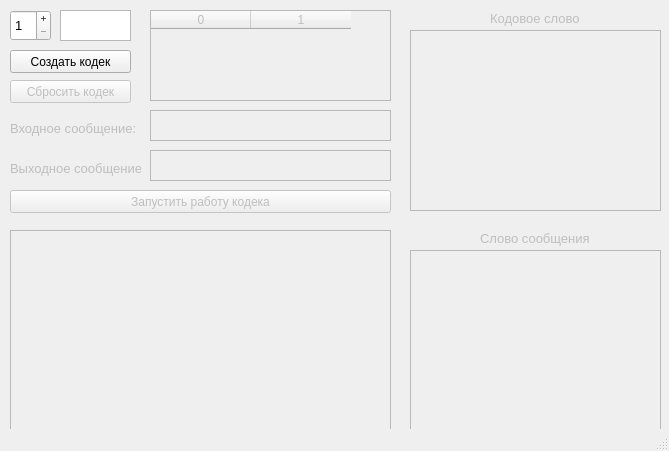
<?xml version="1.0" encoding="UTF-8"?>
<ui version="4.0">
 <class>MainWindow</class>
 <widget class="QMainWindow" name="MainWindow">
  <property name="geometry">
   <rect>
    <x>0</x>
    <y>0</y>
    <width>669</width>
    <height>451</height>
   </rect>
  </property>
  <property name="windowTitle">
   <string>Convolutional codec</string>
  </property>
  <widget class="QWidget" name="centralwidget">
   <widget class="QSpinBox" name="SpinBoxCountOfAdders">
    <property name="geometry">
     <rect>
      <x>10</x>
      <y>10</y>
      <width>41</width>
      <height>31</height>
     </rect>
    </property>
    <property name="font">
     <font>
      <pointsize>10</pointsize>
     </font>
    </property>
    <property name="readOnly">
     <bool>false</bool>
    </property>
    <property name="buttonSymbols">
     <enum>QAbstractSpinBox::PlusMinus</enum>
    </property>
    <property name="keyboardTracking">
     <bool>false</bool>
    </property>
    <property name="minimum">
     <number>1</number>
    </property>
   </widget>
   <widget class="QTextEdit" name="TextEditAddersRegisters">
    <property name="geometry">
     <rect>
      <x>60</x>
      <y>10</y>
      <width>71</width>
      <height>31</height>
     </rect>
    </property>
    <property name="font">
     <font>
      <pointsize>12</pointsize>
     </font>
    </property>
   </widget>
   <widget class="QPushButton" name="PushButtonCreateCodec">
    <property name="geometry">
     <rect>
      <x>10</x>
      <y>50</y>
      <width>121</width>
      <height>23</height>
     </rect>
    </property>
    <property name="text">
     <string>Cоздать кодек</string>
    </property>
   </widget>
   <widget class="QPushButton" name="PushButtonResetCodec">
    <property name="enabled">
     <bool>false</bool>
    </property>
    <property name="geometry">
     <rect>
      <x>10</x>
      <y>80</y>
      <width>121</width>
      <height>23</height>
     </rect>
    </property>
    <property name="text">
     <string>Cбросить кодек</string>
    </property>
   </widget>
   <widget class="QTableWidget" name="TableWidgetDictionaryTransition">
    <property name="enabled">
     <bool>false</bool>
    </property>
    <property name="geometry">
     <rect>
      <x>150</x>
      <y>10</y>
      <width>241</width>
      <height>91</height>
     </rect>
    </property>
    <property name="columnCount">
     <number>2</number>
    </property>
    <attribute name="horizontalHeaderDefaultSectionSize">
     <number>100</number>
    </attribute>
    <attribute name="horizontalHeaderHighlightSections">
     <bool>true</bool>
    </attribute>
    <attribute name="verticalHeaderVisible">
     <bool>true</bool>
    </attribute>
    <column>
     <property name="text">
      <string>0</string>
     </property>
    </column>
    <column>
     <property name="text">
      <string>1</string>
     </property>
    </column>
   </widget>
   <widget class="QTextEdit" name="TextEditInputTextReal">
    <property name="enabled">
     <bool>false</bool>
    </property>
    <property name="geometry">
     <rect>
      <x>150</x>
      <y>110</y>
      <width>241</width>
      <height>31</height>
     </rect>
    </property>
   </widget>
   <widget class="QLabel" name="LabelInputTextReal">
    <property name="enabled">
     <bool>false</bool>
    </property>
    <property name="geometry">
     <rect>
      <x>10</x>
      <y>120</y>
      <width>131</width>
      <height>16</height>
     </rect>
    </property>
    <property name="font">
     <font>
      <pointsize>10</pointsize>
     </font>
    </property>
    <property name="text">
     <string>Входное сообщение:</string>
    </property>
   </widget>
   <widget class="QTextEdit" name="TextEditOutputTextReal">
    <property name="enabled">
     <bool>false</bool>
    </property>
    <property name="geometry">
     <rect>
      <x>150</x>
      <y>150</y>
      <width>241</width>
      <height>31</height>
     </rect>
    </property>
   </widget>
   <widget class="QLabel" name="LabelOutputTextReal">
    <property name="enabled">
     <bool>false</bool>
    </property>
    <property name="geometry">
     <rect>
      <x>10</x>
      <y>160</y>
      <width>131</width>
      <height>16</height>
     </rect>
    </property>
    <property name="font">
     <font>
      <pointsize>10</pointsize>
     </font>
    </property>
    <property name="text">
     <string>Выходное сообщение:</string>
    </property>
   </widget>
   <widget class="QPushButton" name="PushButtonStartCodecWork">
    <property name="enabled">
     <bool>false</bool>
    </property>
    <property name="geometry">
     <rect>
      <x>10</x>
      <y>190</y>
      <width>381</width>
      <height>23</height>
     </rect>
    </property>
    <property name="text">
     <string>Запустить работу кодека</string>
    </property>
   </widget>
   <widget class="QLabel" name="LabelCodeWord">
    <property name="enabled">
     <bool>false</bool>
    </property>
    <property name="geometry">
     <rect>
      <x>490</x>
      <y>10</y>
      <width>91</width>
      <height>16</height>
     </rect>
    </property>
    <property name="font">
     <font>
      <pointsize>10</pointsize>
     </font>
    </property>
    <property name="text">
     <string>Кодовое слово</string>
    </property>
   </widget>
   <widget class="QTextEdit" name="TextEditCodeWord">
    <property name="enabled">
     <bool>false</bool>
    </property>
    <property name="geometry">
     <rect>
      <x>410</x>
      <y>30</y>
      <width>251</width>
      <height>181</height>
     </rect>
    </property>
   </widget>
   <widget class="QTableWidget" name="TableWidgetDictionaryTrellisDiagram">
    <property name="enabled">
     <bool>false</bool>
    </property>
    <property name="geometry">
     <rect>
      <x>10</x>
      <y>230</y>
      <width>381</width>
      <height>201</height>
     </rect>
    </property>
    <attribute name="horizontalHeaderVisible">
     <bool>false</bool>
    </attribute>
   </widget>
   <widget class="QTextEdit" name="TextEditMessageWord">
    <property name="enabled">
     <bool>false</bool>
    </property>
    <property name="geometry">
     <rect>
      <x>410</x>
      <y>250</y>
      <width>251</width>
      <height>181</height>
     </rect>
    </property>
   </widget>
   <widget class="QLabel" name="LabelMessageWord">
    <property name="enabled">
     <bool>false</bool>
    </property>
    <property name="geometry">
     <rect>
      <x>480</x>
      <y>230</y>
      <width>111</width>
      <height>16</height>
     </rect>
    </property>
    <property name="font">
     <font>
      <pointsize>10</pointsize>
     </font>
    </property>
    <property name="text">
     <string>Слово сообщения</string>
    </property>
   </widget>
  </widget>
  <widget class="QStatusBar" name="statusbar"/>
 </widget>
 <resources/>
 <connections/>
</ui>
